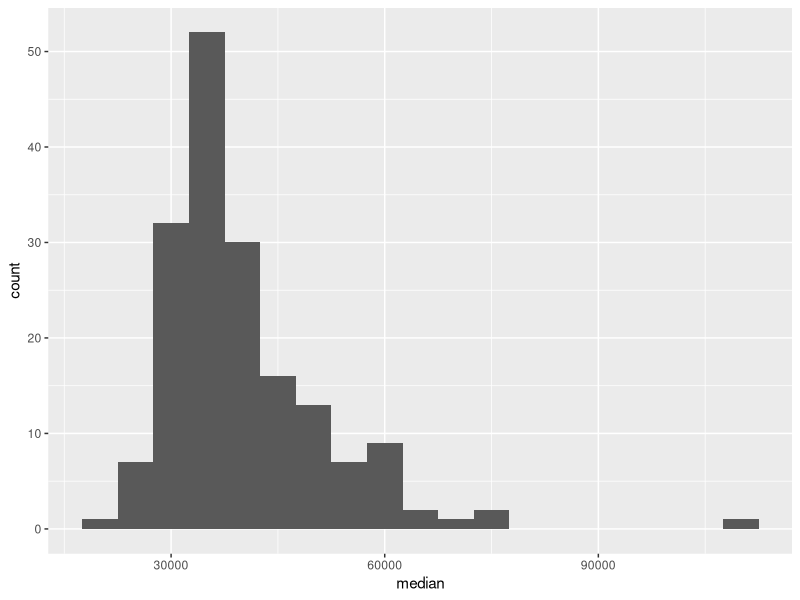
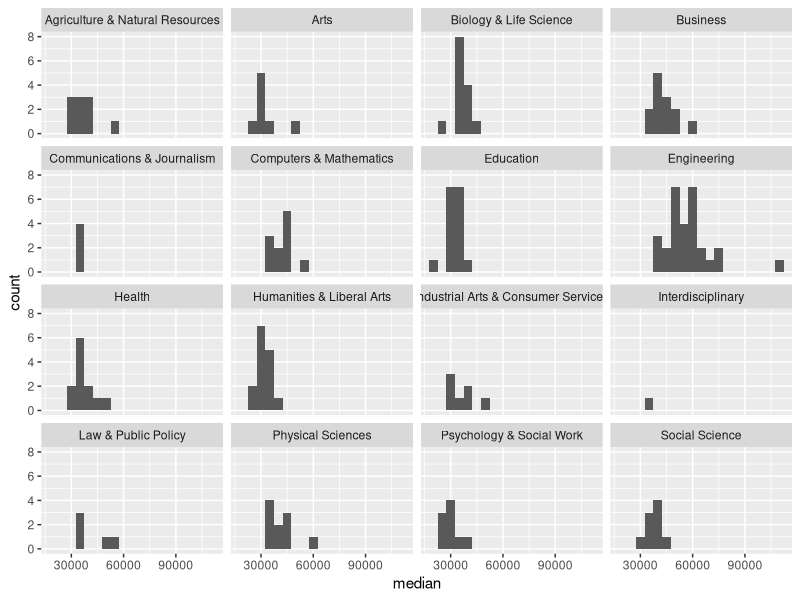
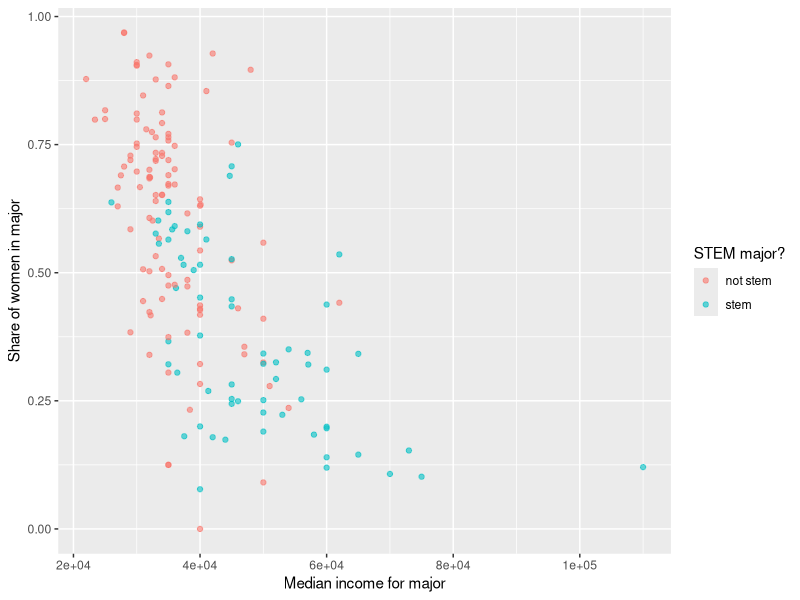

The R source for these figures, in order:
## ---- chunk 1
library(tidyverse) 
## ---- chunk 2
college_recent_grads <- read_csv("data/recent-grads.csv")

glimpse(college_recent_grads)
## ---- chunk 3
college_recent_grads |>
  arrange(unemployment_rate) |>
  select(rank, major, unemployment_rate)
## ---- chunk 4
college_recent_grads |>
  arrange(unemployment_rate) |>
  select(rank, major, unemployment_rate) |>
  mutate(unemployment_rate = round(unemployment_rate, digits = 4))
## ---- chunk 5
options(digits = 2)
## ---- chunk 6
college_recent_grads |>
  arrange(desc(sharewomen)) |>
  select(major, total, sharewomen) |>
  head(3)
## ---- chunk 7
ggplot(data = college_recent_grads, mapping = aes(x = median)) +
  geom_histogram(binwidth=5000)

## ---- chunk 8
college_recent_grads |>
  summarise(min = min(median), max = max(median),
            mean = mean(median), med = median(median),
            sd = sd(median), 
            q1 = quantile(median, probs = 0.25),
            q3 = quantile(median, probs = 0.75))
## ---- chunk 9
ggplot(data = college_recent_grads, mapping = aes(x = median)) +
  geom_histogram(binwidth = 5000) +
  facet_wrap( ~ major_category, ncol = 4)
## ---- chunk 10
college_recent_grads |>
  group_by(major_category) |>
  summarise(median = median(median)) |>
  arrange(desc(median))
## ---- chunk 11
college_recent_grads |>
  filter(is.na(total) == FALSE) |>
  group_by(major_category) |>
  summarise(popularity = sum(total)) |>
  arrange(popularity)
## ---- chunk 12
stem_categories <- c("Biology & Life Science",
                     "Computers & Mathematics",
                     "Engineering",
                     "Physical Sciences")
## ---- chunk 13
college_recent_grads <- college_recent_grads |>
  mutate(major_type = case_when(
    major_category %in% stem_categories ~ "stem",
    TRUE ~ "not stem"
  ))
## ---- chunk 14
college_recent_grads |>
  filter(
    major_type == "stem",
    median < median(college_recent_grads$median)
  )
## ---- chunk 15
college_recent_grads |>
  filter(
    major_type == "stem",
    median < median(college_recent_grads$median)
  ) |>
  select(major, median, p25th, p75th) |>
  arrange(desc(median))
## ---- chunk 16
college_recent_grads |>
  drop_na(sharewomen) |> ## This will drop rows for which sharewomen has NA value
  ggplot(aes(x = median,
             y = sharewomen,
             color = major_type)) +
  geom_point(alpha = .6) +
  labs(x = "Median income for major",
       y = "Share of women in major",
       color = "STEM major?")
